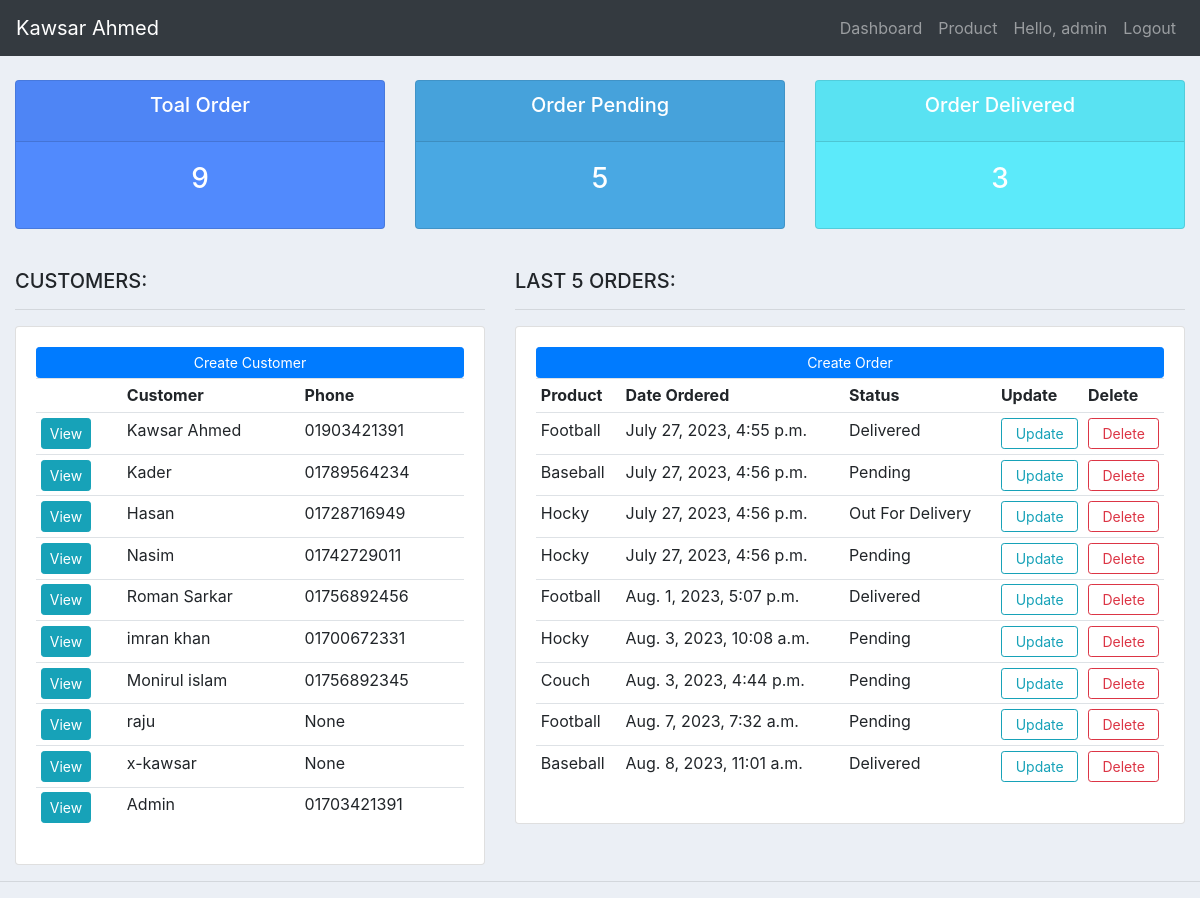
The app's page / (signed in), older data.
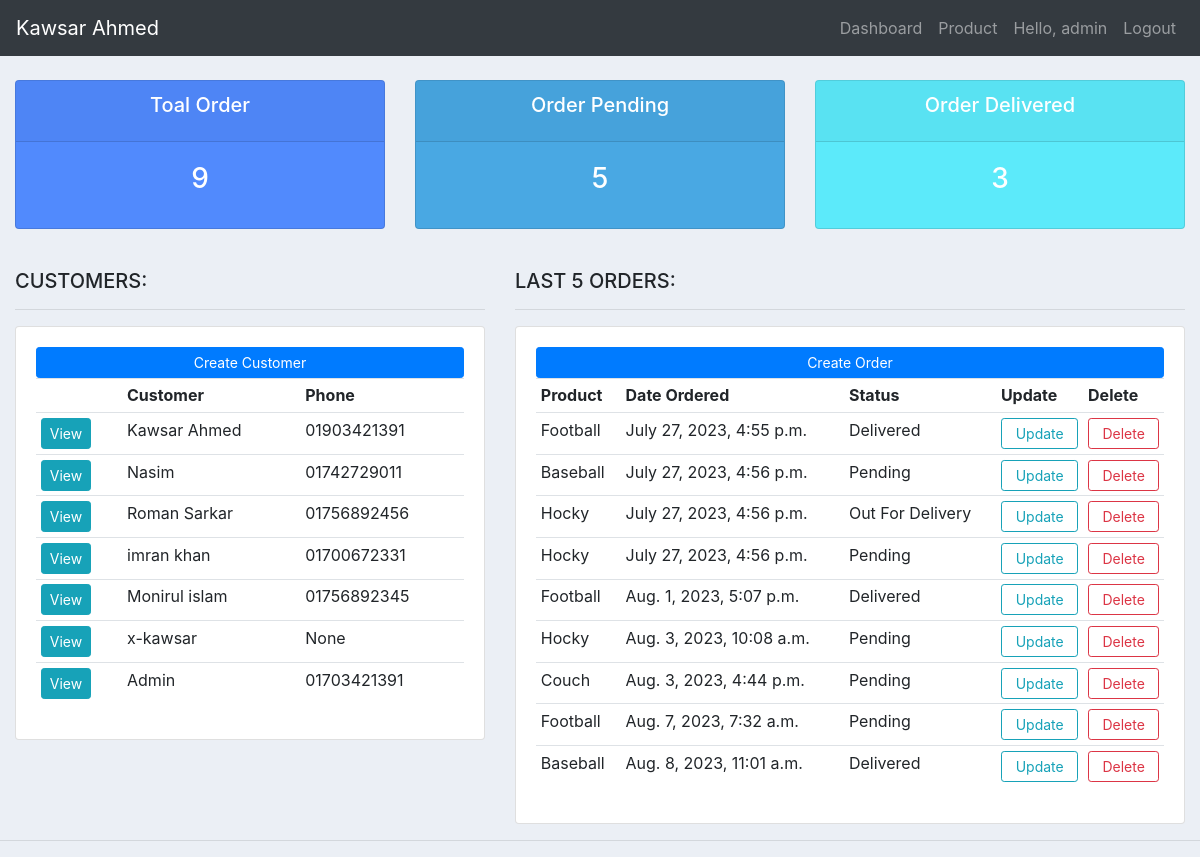
The same page, newer data.
### myapp/models.py (models this page shows, shortened)
class Customer(models.Model):
    user         = models.OneToOneField(User, null=True, on_delete=models.CASCADE)
    name         = models.CharField(max_length=20, null=True)
    email        = models.EmailField(max_length=60, null=True)
    phone        = models.CharField(max_length=11, null=True)
    profile_pic  = models.ImageField(default='profile.png', null=True, blank=True)
    date_created = models.DateTimeField(auto_now_add=True, null=True)

class Order(models.Model):
    STATUS      = (
                ('Delivered','Delivered'),
                ('Pending','Pending'),
                ('Out For Delivery','Out For Delivery'),
            )
    customer     = models.ForeignKey(Customer, null=True, on_delete=models.SET_NULL)
    product      =  models.ForeignKey(Product, null=True, on_delete=models.SET_NULL)
    status       = models.CharField(max_length=500, null=True, choices=STATUS)
    note         = models.CharField(max_length=5000, null=True)
    date_created = models.DateTimeField(auto_now_add=True, null=True)

class Product(models.Model):
    CATEGORY = (
        ('Indoor', 'Indoor'),
        ('Outdoor', 'Outdoor'),
    )
    name         = models.CharField(max_length=20, null=True)
    price        = models.FloatField(max_length=4, null=True)
    category     = models.CharField(max_length=500, null=True, choices=CATEGORY)
    description  = models.CharField(max_length=300, null=True, blank=True)
    date_created = models.DateTimeField(auto_now_add=True, null=True)
    tags         = models.ManyToManyField(Tag)

### myapp/decorators.py (the view)
    def wrapper_func(request, *args, **kawrgs):
        group = None
        if request.user.groups.exists():
            group = request.user.groups.all()[0].name
        if group == "customer":
            return redirect('user')
        if group == "admin":
            return view_func(request, *args, **kawrgs)

### myapp/views.py (called while the page is built)
@login_required(login_url='login')
@admin_only
def dashboard(request):
    orders        = Order.objects.all()
    customers     = Customer.objects.all()
    total_orders  = orders.count()
    pending       = Order.objects.filter(status='Pending').count()
    delivered     = Order.objects.filter(status='Delivered').count()
    context       = {
        'orders': orders,
        'customers': customers,
        'total_orders':total_orders,
        'pending':pending,
        'delivered':delivered,
    }
    return render(request, 'accounts/dashboard.html',context)

### templates/accounts/dashboard.html (shortened to what this page needs)
{% extends 'base.html' %}
{% block body %}
{% include 'accounts/status.html' %}
<br>
<div class="row">
    <div class="col-md-5">
        <h5>CUSTOMERS:</h5>
        <hr>
        <div class="card card-body">
            <a href="" class="btn btn-primary btn-sm btn-block">Create Customer</a>
            <table class="table table-sm">
                <tr>
                    <th></th>
                    <th>Customer</th>
                    <th>Phone</th>
                </tr>
                {% for customer in customers %}
                 <tr>
                    <td><a href="{% url 'customer' customer.id %}" class="btn btn-sm btn-info">View</a></td>
                    <td>{{ customer.name }}</td>
                    <td>{{ customer.phone }}</td>
                 </tr>
                {% endfor %}
            </table>
        </div>
    </div>
    <div class="col-md-7">
        <h5>LAST 5 ORDERS:</h5>
        <hr>
        <div class="card card-body">
            <a href="{% url 'create_order' %}" class="btn btn-primary btn-sm btn-block">Create Order</a>
            <table class="table table-sm">
                <tr>
                    <th>Product</th>
                    <th>Date Ordered</th>
                    <th>Status</th>
                    <th>Update</th>
                    <th>Delete</th>
                </tr>
                {% for order in orders %}
                 <tr>
                    <td>{{ order.product.name }}</td>
                    <td>{{ order.date_created  }}</td>
                    <td>{{ order.status }}</td>
                    <td><a href="{% url 'update_order' order.id %}" class="btn btn-outline-info btn-sm btn-block">Update</a></td>
                    <td><a href="{% url 'delete_order' order.id %}" class="btn btn-outline-danger btn-sm btn-block">Delete</a></td>
                 </tr>
                {% endfor %}
            </table>
        </div>
    </div>
</div>
{% endblock %}

### templates/base.html (shortened to what this page needs)
{% load static %}
<!doctype html>
<html lang="en">
  <head>
    <link rel="stylesheet" href="https://cdn.jsdelivr.net/npm/bootstrap@4.0.0/dist/css/bootstrap.min.css">
    <link rel="stylesheet" href="{% static 'css/main.css' %}">
  </head>
  <body>
    {% include 'navbar.html' %}
  <div class="container-fluid">
    {% block body %}
    {% endblock %}
  </div>
<hr>
  </body>
</html>

### templates/navbar.html (shortened to what this page needs)
<nav class="navbar navbar-expand-lg navbar-dark bg-dark">
    <a class="navbar-brand" href="{% url 'dashboard' %}">Kawsar Ahmed</a>
    <div class="collapse navbar-collapse" id="navbarSupportedContent">
      <ul class="navbar-nav ml-auto">
        {% if request.user.is_staff %}
        <li class="nav-item">
          <a class="nav-link" href="{% url 'dashboard' %}">Dashboard</a>
        </li>
        <li class="nav-item">
          <a class="nav-link" href="{% url 'product' %}">Product</a>
        </li>
        {%  else %}
        <li class="nav-item">
          <a class="nav-link" href="{% url 'setting' %}">Settings</a>
        </li>
        {% endif %}
        {% if request.user.is_authenticated %}
        <li class="nav-item">
          <span class="nav-link">Hello, {{ request.user }}</span>
        </li>
        <li class="nav-item">
          <a class="nav-link" href="{% url 'logout' %}">Logout</a>
        </li>
        {% endif %}
        </ul>
    </div>
  </nav>

### templates/accounts/status.html (shortened to what this page needs)
<br>
<div class="row">
    <col>
        <div class="col-md">
            <div class="card text-center text-white mb-3" id="total-order">
                <div class="card-header">
                    <h5 class="card-title">Toal Order</h5>
                </div>
                <div class="card-body">
                    <h3 class="card-title">{{ total_orders }}</h3>
                </div>
            </div>
        </div>
    <col>
        <div class="col-md">
            <div class="card text-center text-white mb-3" id="order-pending">
                <div class="card-header">
                    <h5 class="card-title">Order Pending</h5>
                </div>
                <div class="card-body">
                    <h3 class="card-title">{{ pending }}</h3>
                </div>
            </div>
        </div>
    <col>
    <div class="col-md">
        <div class="card text-center text-white mb-3" id="order-delivered">
            <div class="card-header">
                <h5 class="card-title">Order Delivered</h5>
            </div>
            <div class="card-body">
                <h3 class="card-title">{{ delivered }}</h3>
            </div>
        </div>
    </div>
</div>

### static/css/main.css (style rules this page uses)
body { background-color: #ebeff5; }
#total-order { background-color: #518AFD; }
#order-pending { background-color: #49A8E3; }
#order-delivered { background-color: #5CEAFA; }

Row changes from the older to the newer data that the page shows:
removed Customer: name "Kader", phone "01789564234"
removed Customer: name "Hasan", phone "01728716949"
removed Customer: name "raju", phone "None"
